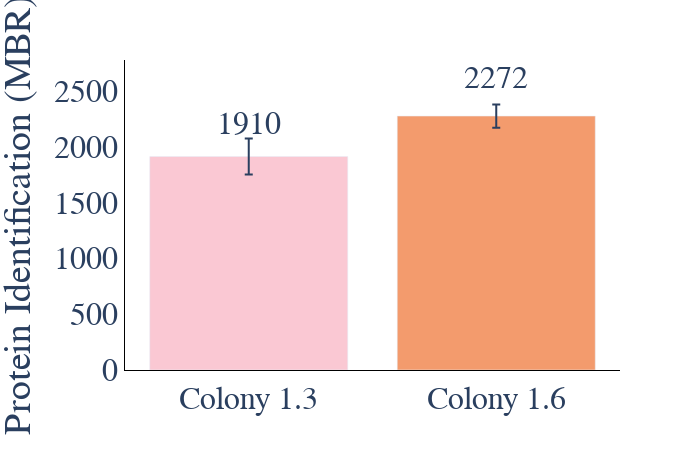

The notebook cell saved with this chart:
### Code cell
#ID plot(protein and peptides)
plot_options={
            "mean label": "True",
            "error bar": "ci95", #None, stdev, or ci95
            "X Title": "Conditions",
            "Y Title": "Protein Identification (MBR)",
            "color": ["#fac8d3","#F39B6D","#AABD8C", "#E9E3B4","#C6878F","#3E6990", "#7aa8e6",  "pink",
                  "orange", "brown", "pink", "gray", "olive", "cyan", "black","red",
                  "yellow","green","blue","indigo","violet"],
            "width": 700,
            "height": 450,
            "font": dict(size=32, family="Arial black"),
            "ID mode": "total",#grouped, total, MS2, grouped_stacked, stacked
            "Group By X": "Sample Amount", #ID_Mode does MS2 vs MBR
            "Group By Color": "Acquisition Mode",#ID_Mode does MS2 vs MBR
            "Group By Stack": "ID_Mode",#ID_Mode does MS2 vs MBR
        }
plot_options["plot_type"] = "1" # 1 is protein, 2 is peptide

# display(data_obj["protein_abundance"])
# pd.merge(data_obj["peptide_ID_Summary"],data_obj["run_metadata"]).to_csv("csv/pep.csv")
# print(data_obj["run_metadata"]["Run Names"][0])
#display(data_obj["protein_ID_Summary"])
# pd.merge(data_obj["protein_ID_Summary"],data_obj["run_metadata"]).to_csv("csv/pep.csv")

figure ,_ ,_ =ID_plots(data_obj, plot_options, saved_settings,username="10min_SC")
figure.update_layout(showlegend=False,xaxis_title=None)
figure.write_image("10min_IDs.png", scale=10, width = 1000, height=1000)
figure.show()

### Figure 1 — Plotly figure (JSON) as saved in the notebook; plotly's stock layout.template omitted (floating-point values rounded to 4 significant figures)
{"data": [{"alignmentgroup": "True", "error_y": {"array": [160.9]}, "hovertemplate": "Conditions=%{x}<br>IDs=%{y}<extra></extra>", "legendgroup": "Colony 1.3", "marker": {"color": "#fac8d3", "pattern": {"shape": ""}}, "name": "Colony 1.3", "offsetgroup": "Colony 1.3", "orientation": "v", "showlegend": true, "textposition": "auto", "type": "bar", "x": ["Colony 1.3"], "xaxis": "x", "y": [1910.0], "yaxis": "y"}, {"alignmentgroup": "True", "error_y": {"array": [103.4]}, "hovertemplate": "Conditions=%{x}<br>IDs=%{y}<extra></extra>", "legendgroup": "Colony 1.6", "marker": {"color": "#F39B6D", "pattern": {"shape": ""}}, "name": "Colony 1.6", "offsetgroup": "Colony 1.6", "orientation": "v", "showlegend": true, "textposition": "auto", "type": "bar", "x": ["Colony 1.6"], "xaxis": "x", "y": [2272.0], "yaxis": "y"}], "layout": {"annotations": [{"showarrow": false, "text": "1910", "x": "Colony 1.3", "y": 2197.0}, {"showarrow": false, "text": "2272", "x": "Colony 1.6", "y": 2613.0}], "barmode": "relative", "font": {"family": "Arial black", "size": 32}, "height": 450, "legend": {"title": {"text": "Conditions"}, "tracegroupgap": 0}, "margin": {"t": 60}, "paper_bgcolor": "rgba(255, 255, 255, 255)", "plot_bgcolor": "rgba(255, 255, 255, 255)", "showlegend": false, "width": 700, "xaxis": {"anchor": "y", "categoryarray": ["Colony 1.3", "Colony 1.6"], "categoryorder": "array", "domain": [0, 1], "linecolor": "black", "linewidth": 1, "showline": true, "title": {}}, "yaxis": {"anchor": "x", "domain": [0, 1], "linecolor": "black", "linewidth": 1, "showline": true, "title": {"text": "Protein Identification (MBR)"}}}}
